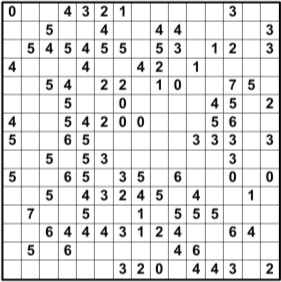
#> input picture fill-a-pix_images/image1.jpg, 281 x 282 px
$ python -i imageops.py   (imports and definitions only)
#> lines starting #> are read from the running program, lines starting #| are printed output that depends on the picture
#> further down, picture is the input picture: shape (282, 281, 3); min 0, max 255, mean 223.1
#!/usr/bin/env python3
""" Common image operations.
"""

import numpy as np
import math

import cv2

__author__ = 'Adriana Borowa'
__email__ = 'ada.borowa@gmail.com'

DEGREE_VERTICAL = 0          # 0 degrees
DEGREE_HORIZONTAL = 1.5708   # pi/2 degrees
EPS = 0.0001


def get_unique_lines(rhos):
    """
    Joins lines that are to close to each other.
    :param rhos: list of lines' positions
    :return: list without duplicates
    """
    rhos.sort()
    tmp = []
    it = 0
    while it < len(rhos) - 1:
        if rhos[it + 1] - rhos[it] < 10:
            tmp.append(int((rhos[it] + rhos[it+1])/2.0))
            it += 1
        else:
            tmp.append(int(rhos[it]))
        it += 1
    if rhos[-1] - tmp[-1] > 10:
        tmp.append(int(rhos[-1]))
    return tmp


def get_line_positions(img, sensitivity=100):
    """
    Using Hough transformation detects lines on image. Detects only vertical and horizontal lines.
    :param sensitivity: Hough transformation parameter
    :param img: Image
    :return: positions of horizontal and vertical lines
    """
#> called with sensitivity = 100
    edges = cv2.Canny(img, 50, 150, apertureSize=3)
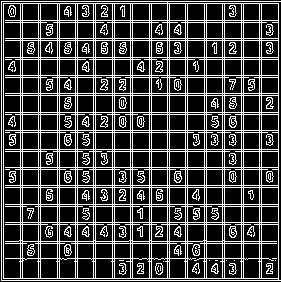
#> edges: shape (282, 281); 25.5% white in thin lines or dots
    lines = cv2.HoughLines(edges, 1, np.pi / 180, sensitivity)
#> lines = 458 rows, first 8: [1, 0], [1, 1.57], [280, 1.57], [167, 0], [278, 0], [3, 0], [20, 0], [22, 0]
    if lines is None:
        lines = cv2.HoughLines(edges, 1, np.pi / 180, int(sensitivity/2))

    rho_horizontal = []
    rho_vertical = []
    for row in lines:
        rho, theta = row[0]
        if math.fabs(theta - DEGREE_HORIZONTAL) < EPS:
            rho_horizontal.append(rho)
        elif math.fabs(theta - DEGREE_VERTICAL) < EPS:
            rho_vertical.append(rho)
#> this loop made 458 passes
#> after the loop, rho_horizontal = 31 values, max 280 at index 1, min 1 at index 0, mean 136.5; rho_vertical = 35 values, max 278 at index 2, min 1 at index 0, mean 135.2

    rho_horizontal = get_unique_lines(rho_horizontal)
#> the loop in get_unique_lines, `while it < len(rhos) - 1:` made 16 passes
#> it on passes 1 to 12: 2, 4, 6, 8, 10, 12, 14, 16, 18, 20, 22, 24
#> after the loop in get_unique_lines, `while it < len(rhos) - 1:`: it = 31; tmp = [2, 21, 39, 58, 76, 94, 113, 131, 150, 168, 186, 205, 223, 242, 258, 279]
#> rho_horizontal has the same summary as tmp in get_unique_lines
    rho_vertical = get_unique_lines(rho_vertical)
#> the loop in get_unique_lines (call 2), `while it < len(rhos) - 1:` made 19 passes
#> it on passes 1 to 12: 2, 4, 6, 8, 10, 11, 13, 14, 16, 18, 19, 21
#> rho_vertical = [2, 21, 39, 58, 72, 77, 90, 95, 113, 127, 132, 150, 168, 186, 205, 223, 238, 243, 260, 278]

    return rho_horizontal, rho_vertical

>>> import cv2
>>> picture = cv2.imread('../fill-a-pix_images/image1.jpg')
>>> result = get_line_positions(picture)
#> result = ([2, 21, 39, 58, 76, 94, 113, 131, 150, 168, 186, 205, 223, 242, 258, 279], [2, 21, 39, 58, 72, 77, 90, 95, 113, 127, 132, 150, 168, 186, 205, 223, 238, 243, 260, 278])

$ run again, on fill-a-pix_images/image2.jpg
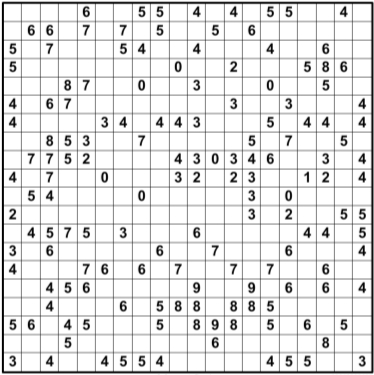
#> input picture fill-a-pix_images/image2.jpg, 374 x 375 px
#> picture is the input picture: shape (375, 374, 3); min 0, max 255, mean 226.4
#> in get_line_positions, `edges = cv2.Canny(img, 50, 150, apertureSize=3)`:
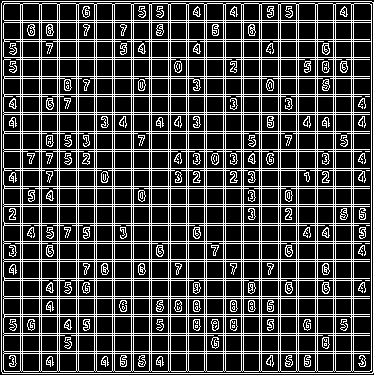
#> edges: shape (375, 374); 25.1% white in thin lines or dots
#> the loop in get_line_positions, `for row in lines:` made 5813 passes
#> (rho, theta) on passes 1 to 3: (373, 0), (373, 1.57), (1, 1.57)
#> after the loop in get_line_positions, `for row in lines:`: rho_horizontal = 42 values, max 373 at index 0, min 1 at index 1, mean 186.9; rho_vertical = 60 values, max 373 at index 0, min 1 at index 1, mean 190.3
#> the loop in get_unique_lines, `while it < len(rhos) - 1:` made 21 passes
#> it on passes 1 to 8: 2, 4, 6, 8, 10, 12, 14, 16
#> after the loop in get_unique_lines, `while it < len(rhos) - 1:`: it = 42; tmp = [2, 21, 40, 58, 77, 95, 113, 132, 150, 169, 187, 205, 224, 242, 260, 279, 297, 315, 334, 352, 372]
#> in get_line_positions, `rho_horizontal = get_unique_lines(rho_horizontal)`: rho_horizontal has the same summary as tmp in get_unique_lines
#> the loop in get_unique_lines (call 2), `while it < len(rhos) - 1:` made 33 passes
#> in get_line_positions, `rho_vertical = get_unique_lines(rho_vertical)`: rho_vertical = 33 values from 2 to 372

$ run again, on fill-a-pix_images/image3.jpg
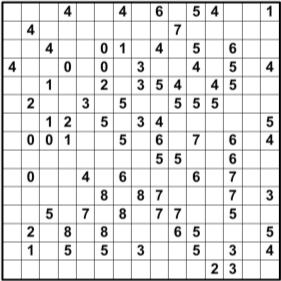
#> input picture fill-a-pix_images/image3.jpg, 281 x 281 px
#> picture is the input picture: shape (281, 281, 3); min 0, max 255, mean 225.1
#> in get_line_positions, `edges = cv2.Canny(img, 50, 150, apertureSize=3)`:
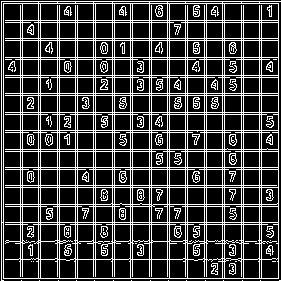
#> edges: shape (281, 281); 24% white in thin lines or dots
#> lines = 313 rows, first 8: [1, 0], [1, 1.57], [3, 0], [38, 0], [222, 0], [40, 0], [75, 0], [93, 0]
#> the loop in get_line_positions, `for row in lines:` made 313 passes
#> after the loop in get_line_positions, `for row in lines:`: rho_horizontal = 30 values, max 278 at index 3, min 1 at index 0, mean 131.8; rho_vertical = 31 values, max 278 at index 14, min 1 at index 0, mean 135.9
#> the loop in get_unique_lines, `while it < len(rhos) - 1:` made 15 passes
#> it on passes 1 to 8: 2, 4, 6, 8, 10, 12, 14, 16
#> after the loop in get_unique_lines, `while it < len(rhos) - 1:`: it = 29; tmp = [2, 21, 39, 58, 76, 94, 113, 131, 150, 168, 186, 205, 223, 242, 259]
#> in get_line_positions, `rho_horizontal = get_unique_lines(rho_horizontal)`: rho_horizontal = [2, 21, 39, 58, 76, 94, 113, 131, 150, 168, 186, 205, 223, 242, 259, 278]
#> the loop in get_unique_lines (call 2), `while it < len(rhos) - 1:` made 15 passes
#> in get_line_positions, `rho_vertical = get_unique_lines(rho_vertical)`: rho_vertical = [2, 21, 39, 58, 76, 94, 113, 131, 150, 168, 186, 205, 223, 242, 260, 278]
#> result = ([2, 21, 39, 58, 76, 94, 113, 131, 150, 168, 186, 205, 223, 242, 259, 278], [2, 21, 39, 58, 76, 94, 113, 131, 150, 168, 186, 205, 223, 242, 260, 278])

$ run again, on fill-a-pix_images/image4.jpg
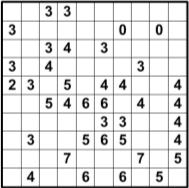
#> input picture fill-a-pix_images/image4.jpg, 189 x 188 px
#> picture is the input picture: shape (188, 189, 3); min 0, max 255, mean 222.1
#> in get_line_positions, `edges = cv2.Canny(img, 50, 150, apertureSize=3)`:
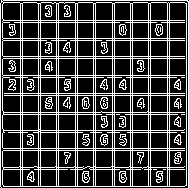
#> edges: shape (188, 189); 25.2% white in thin lines or dots
#> lines = 80 rows, first 8: [188, 0], [0, 1.57], [20, 0], [22, 0], [38, 0], [40, 0], [56, 0], [58, 0]
#> the loop in get_line_positions, `for row in lines:` made 80 passes
#> after the loop in get_line_positions, `for row in lines:`: rho_horizontal = [0, 20, 38, 56, 58, 75, 93, 95, 148, 150, 186, 112, 130, 40, 22, 114, 167, 77, 169, 2, 132]; rho_vertical = [188, 20, 22, 38, 40, 56, 58, 75, 77, 93, 95, 112, 114, 130, 132, 148, 150, 167, 169, 0, 186, 2]
#> the loop in get_unique_lines, `while it < len(rhos) - 1:` made 10 passes
#> it on passes 1 to 8: 2, 4, 6, 8, 10, 12, 14, 16
#> after the loop in get_unique_lines, `while it < len(rhos) - 1:`: it = 20; tmp = [1, 21, 39, 57, 76, 94, 113, 131, 149, 168]
#> in get_line_positions, `rho_horizontal = get_unique_lines(rho_horizontal)`: rho_horizontal = [1, 21, 39, 57, 76, 94, 113, 131, 149, 168, 186]
#> the loop in get_unique_lines (call 2), `while it < len(rhos) - 1:` made 11 passes
#> in get_line_positions, `rho_vertical = get_unique_lines(rho_vertical)`: rho_vertical = [1, 21, 39, 57, 76, 94, 113, 131, 149, 168, 187]
#> result = ([1, 21, 39, 57, 76, 94, 113, 131, 149, 168, 186], [1, 21, 39, 57, 76, 94, 113, 131, 149, 168, 187])
